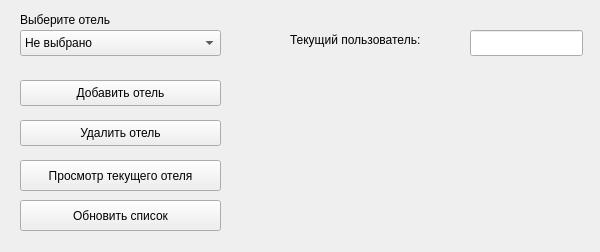
<?xml version="1.0" encoding="UTF-8"?>
<ui version="4.0">
 <class>AdminForm</class>
 <widget class="QWidget" name="AdminForm">
  <property name="geometry">
   <rect>
    <x>0</x>
    <y>0</y>
    <width>600</width>
    <height>252</height>
   </rect>
  </property>
  <property name="windowTitle">
   <string>АРМ Работника</string>
  </property>
  <widget class="QComboBox" name="comboBox">
   <property name="geometry">
    <rect>
     <x>20</x>
     <y>30</y>
     <width>201</width>
     <height>26</height>
    </rect>
   </property>
   <item>
    <property name="text">
     <string>Не выбрано</string>
    </property>
   </item>
  </widget>
  <widget class="QLabel" name="label">
   <property name="geometry">
    <rect>
     <x>20</x>
     <y>10</y>
     <width>161</width>
     <height>20</height>
    </rect>
   </property>
   <property name="text">
    <string>Выберите отель</string>
   </property>
  </widget>
  <widget class="QLabel" name="label_2">
   <property name="geometry">
    <rect>
     <x>290</x>
     <y>30</y>
     <width>171</width>
     <height>20</height>
    </rect>
   </property>
   <property name="text">
    <string>Текущий пользователь:</string>
   </property>
  </widget>
  <widget class="QLineEdit" name="lineEdit">
   <property name="geometry">
    <rect>
     <x>470</x>
     <y>30</y>
     <width>113</width>
     <height>26</height>
    </rect>
   </property>
   <property name="readOnly">
    <bool>true</bool>
   </property>
  </widget>
  <widget class="QPushButton" name="addHotelBtn">
   <property name="geometry">
    <rect>
     <x>20</x>
     <y>80</y>
     <width>201</width>
     <height>26</height>
    </rect>
   </property>
   <property name="text">
    <string>Добавить отель</string>
   </property>
  </widget>
  <widget class="QPushButton" name="delHotelBtn">
   <property name="geometry">
    <rect>
     <x>20</x>
     <y>120</y>
     <width>201</width>
     <height>26</height>
    </rect>
   </property>
   <property name="text">
    <string>Удалить отель</string>
   </property>
  </widget>
  <widget class="QPushButton" name="seeHotelBtn">
   <property name="geometry">
    <rect>
     <x>20</x>
     <y>160</y>
     <width>201</width>
     <height>31</height>
    </rect>
   </property>
   <property name="text">
    <string>Просмотр текущего отеля</string>
   </property>
  </widget>
  <widget class="QPushButton" name="seeHotelBtn_2">
   <property name="geometry">
    <rect>
     <x>20</x>
     <y>200</y>
     <width>201</width>
     <height>31</height>
    </rect>
   </property>
   <property name="text">
    <string>Обновить список</string>
   </property>
  </widget>
 </widget>
 <resources/>
 <connections/>
</ui>
